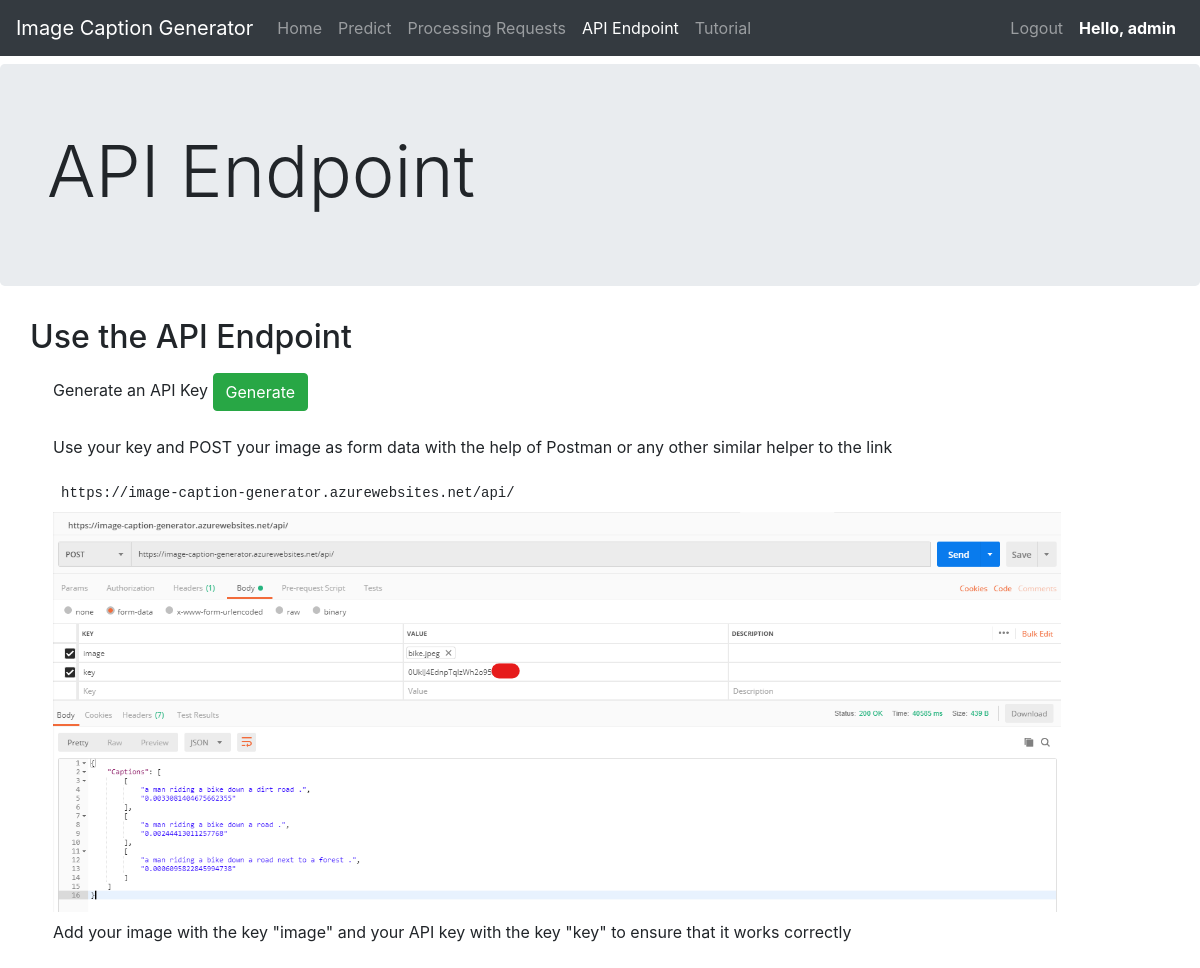
The app's page /api-end/ (signed in), older data.
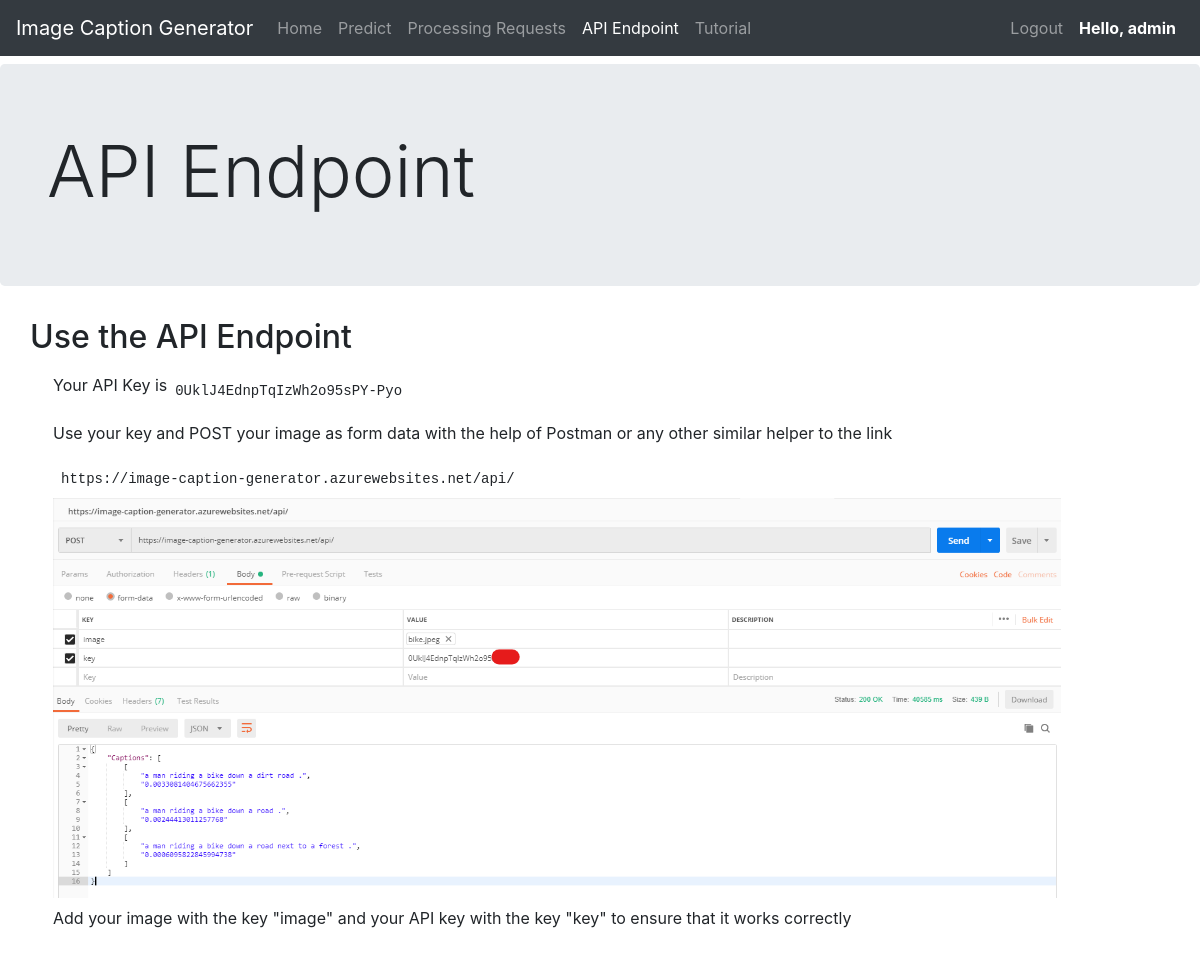
The same page, newer data.
### interface/models.py (models this page shows, shortened)
class APIKey(models.Model):
    username = models.CharField(max_length=50)
    key = models.CharField(max_length=50)

### interface/views.py (the view, shortened to what this page needs)
# urls.py: path('api-end/', apiEndpoint.as_view(), name='api-end'),
class apiEndpoint(LoginRequiredMixin, View):
    def get(self, request):
        try:
            key = APIKey.objects.get(username=request.user.username)
        except:
            key = False
        print (request.user.username)
        if key:
            return render(request, "interface/api-end.html", {"key":key.key})
        else:
            return render(request, "interface/api-end.html")

### interface/templates/interface/api-end.html (shortened to what this page needs)
{% extends "layout.html" %}
{% block navbar %}
    <ul class="navbar-nav mr-auto">
      <li class="nav-item">
        <a class="nav-link" href="/predict">Home </a>
      </li>
      <li class="nav-item">
        <a class="nav-link" href="/predict">Predict</a>
		  </li>
      <li class="nav-item">
        <a class="nav-link" href="/processing">Processing Requests</a>
		  </li>
      <li class="nav-item">
        <a class="nav-link active" href="/api-end">API Endpoint</a>
		  </li>
      <li class="nav-item">
        <a class="nav-link" href="/tutorial">Tutorial</a>
		  </li>
    </ul>
    <ul class="navbar-nav ml-auto">
      <li class="nav-item">
        <a class="nav-link" href="/accounts/logout">Logout</a>
      </li>
      <li class="nav-item">
      	<a class="nav-link active"><b>Hello, {{ user.username }}</b></a>
      </li>
	</ul>
{% endblock %}
{% block body %}
  <div class="jumbotron">
    <div class="container">
      <h1 class="display-3">API Endpoint</h1>
    </div>
  </div>
  <div class="container">
    <div class="row">
        <h2>Use the API Endpoint</h2>
    </div>
    <div class="row m-2">
        <div class="col">
            {% if key %}
            <div class="row"><p>Your API Key is <pre class="m-2"><code>{{key}}</code></pre></p> </div>
            {% else %}
            <form action = "{% url 'api-end' %}" method = "POST" id = "api">
                <div class="row"><p>Generate an API Key <a class="btn btn-secondary btn-success" href="#" role="button" onclick="document.getElementById('api').submit();return false;">Generate</a></p> </div>
            </form>
            {% endif %}
        </div>
    </div>
    <div class="row m-2">
        <div class="col">
            <div class="row"><p>Use your key and POST your image as form data with the help of Postman or any other similar helper to the link <pre class="m-2"><code>https://image-caption-generator.azurewebsites.net/api/</code></pre></p></div>
            <div class="row"><img src="/static/api.png" height="400"></div>
        </div>
    </div>
    <div class="row m-2">
        <div class="col">
            <div class="row"><p>Add your image with the key "image" and your API key with the key "key" to ensure that it works correctly</p></div>
        </div>
    </div>
  </div>
{% endblock %}

### interface/templates/layout.html (shortened to what this page needs)
<!doctype html>
<html lang="en">
  <head>
    <link rel="stylesheet" href="https://stackpath.bootstrapcdn.com/bootstrap/4.3.1/css/bootstrap.min.css">
  </head>
  <body style="padding-top: 4rem;">
    <nav class="navbar navbar-expand-md navbar-dark fixed-top bg-dark">
      <a class="navbar-brand display-1" href="#"><b>Image Caption Generator</b></a>
      <div class="collapse navbar-collapse" id="navbarsExampleDefault">
        {% block navbar %}
        {% endblock %}
      </div>
    </nav>
  {% block body %}
  {% endblock %}
  </body>
</html>

Row changes from the older to the newer data that the page shows:
added APIKey: key "0UklJ4EdnpTqIzWh2o95sPY-Pyo"
Text that changed along with them:
text no longer shown: "Generate an API Key Generate"
text now shown: "Your API Key is"
